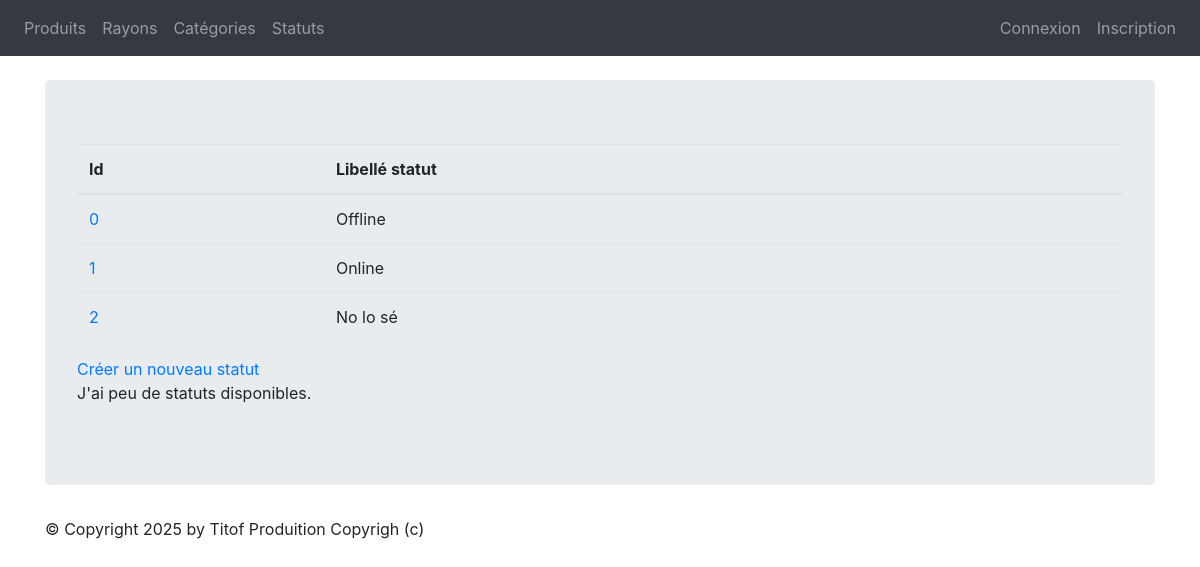
Page /monApp/statuts/ on the committed database.
### monApp/models.py (models this page shows, shortened)
class Statut(models.Model):
    idStatus = models.AutoField(primary_key=True)
    libelleStatus = models.CharField(max_length=100)

### monApp/views.py (the view)
# urls.py: path("statuts/", views.ListStatuts, name="list_statuts"),
def ListStatuts(request):
    stats = Statut.objects.all()
    return render(request, 'list_statuts.html', {'stats': stats})

### monApp/templates/list_statuts.html
{% extends 'base.html' %}
{% block content %}
<table class="table">
    <thead>
        <th>Id</th>
        <th>Libellé statut</th>
    </thead>
    <tbody>
    {% for stat in stats %}
    <tr>
        <td><a href="{% url 'dtl_statut' stat.idStatus %}">{{ stat.idStatus }}</a></td>
        <td>{{ stat.libelleStatus }}</td>
    </tr>
    {% endfor %}
    </tbody>
</table>
<a href="{% url 'crt_statut' %}">Créer un nouveau statut</a>
<p>
J'ai
{% if stats|length < 5 %}
    peu de
{% elif stats|length < 10 %}
    quelques
{% else %}
    beaucoup de
{% endif %}
statuts disponibles.
</p>
{% endblock %}

### rows in the picture
Statut: idStatus "0", libelleStatus "Offline"
Statut: idStatus "1", libelleStatus "Online"
Statut: idStatus "2", libelleStatus "No lo sé"
